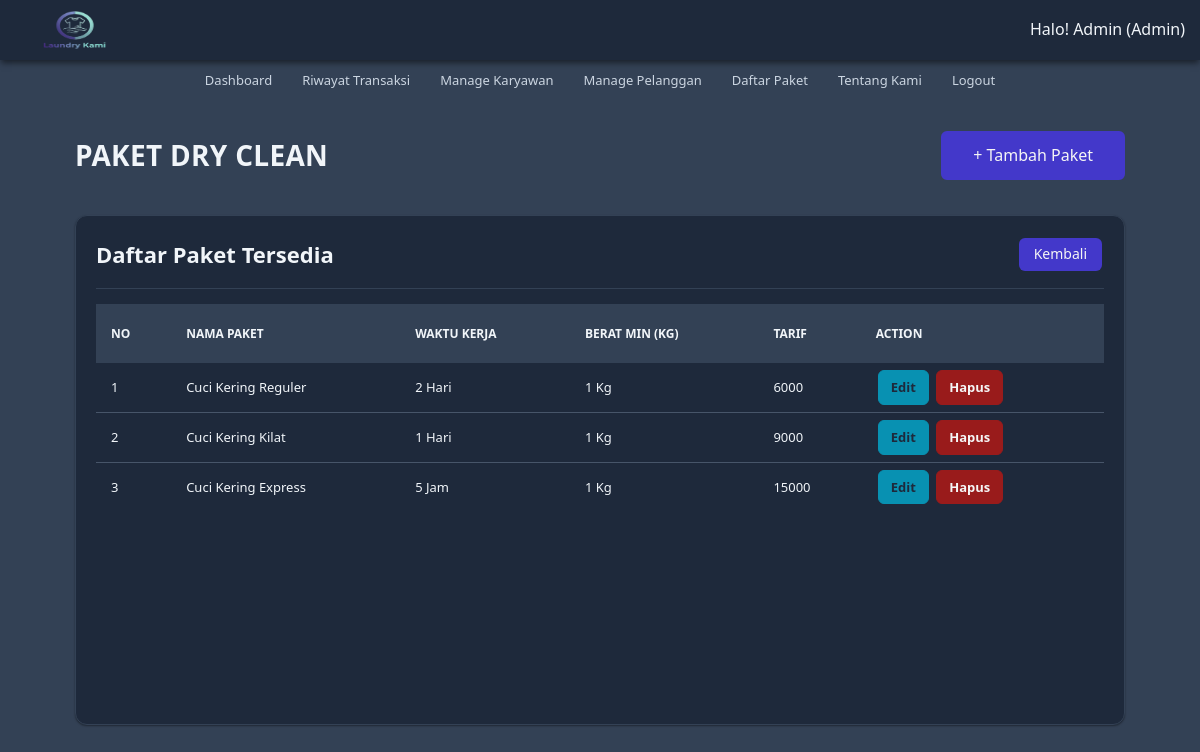
The page /paket/pkt_dc/pkt_dc.php (signed in) on the database its author committed.
### tables this page shows
CREATE TABLE `tb_dry_clean` (
  `id_dc` int(11) NOT NULL AUTO_INCREMENT,
  `nama_paket_dc` varchar(100) NOT NULL,
  `waktu_kerja_dc` varchar(20) NOT NULL,
  `kuantitas_dc` int(11) NOT NULL,
  `tarif_dc` int(11) NOT NULL,
  PRIMARY KEY (`id_dc`)
);

### src/_functions.php (called while the page is built, shortened)
<?php
$host = "db";
$user = "user_db";
$pass = "password_db";
$db = "laundry_app";
$koneksi = mysqli_connect($host, $user, $pass, $db);
function url($path = '')
{
    $protocol = (!empty($_SERVER['HTTPS']) && $_SERVER['HTTPS'] !== 'off') ? "https" : "http";
    $host = $_SERVER['HTTP_HOST'];
    $base_url = $protocol . '://' . $host . '/';
    return $base_url . ltrim($path, '/');
}
function query($query)
{
    global $koneksi;
    $result = mysqli_query($koneksi, $query);
    $rows = [];
    while ($row = mysqli_fetch_assoc($result)) {
        $rows[] = $row;
    }
    return $rows;
}

### src/paket/pkt_dc/pkt_dc.php (the view)
<?php
require_once('../../_header.php');
$data_dc = query('SELECT * FROM tb_dry_clean');
?>
<div id="pkt_ck" class="main-content">
	<div class="container">
		<div class="baris">
			<div class="selamat-datang">
				<div class="col-header">
					<h2 class="judul-md">Paket Dry Clean</h2>
				</div>
				<div class="col-header txt-right">
					<a href="<?= url('paket/pkt_dc/tambah.php') ?>" class="btn-lg bg-primary" style="color: whitesmoke;">+ Tambah Paket</a>
				</div>
			</div>
		</div>
		<div class="baris">
			<div class="col">
				<div class="card">
					<div class="card-title card-flex">
						<div class="card-col">
							<h2>Daftar Paket Tersedia</h2>
						</div>
						<div class="card-col txt-right">
							<a href="<?= url('paket/paket.php') ?>" class="btn-xs bg-primary" style="color: whitesmoke;">Kembali</a>
						</div>
					</div>
					<div class="card-body">
						<div class="tabel-kontainer">
							<table class="tabel-transaksi">
								<thead>
									<tr>
										<th class="sticky">No</th>
										<th class="sticky">Nama Paket</th>
										<th class="sticky">Waktu Kerja</th>
										<th class="sticky">Berat Min (Kg)</th>
										<th class="sticky">Tarif</th>
										<th class="sticky">Action</th>
									</tr>
								</thead>
								<tbody>
									<?php $no = 1; ?>
									<?php foreach ($data_dc as $dc) : ?>
										<tr>
											<td><?= $no ?></td>
											<td><?= $dc['nama_paket_dc'] ?></td>
											<td><?= $dc['waktu_kerja_dc'] ?></td>
											<td><?= $dc['kuantitas_dc'] . ' Kg' ?></td>
											<td><?= $dc['tarif_dc'] ?></td>
											<td>
												<a href="<?= url('paket/pkt_dc/edit.php') ?>?id_dc=<?= $dc['id_dc'] ?>" class="btn btn-edit">Edit</a>
												<a href="<?= url('paket/pkt_dc/hapus.php') ?>?id_dc=<?= $dc['id_dc'] ?>" onclick="return confirm('Yakin akan menghapus?');" class="btn btn-hapus">Hapus</a>
											</td>
										</tr>
										<?php $no++ ?>
									<?php endforeach; ?>
								</tbody>
							</table>
						</div>
					</div>
				</div>
			</div>
		</div>
	</div>
</div>

### rows shown on the page
tb_dry_clean: nama_paket_dc "Cuci Kering Reguler", waktu_kerja_dc "2 Hari", kuantitas_dc "1", tarif_dc "6000"
tb_dry_clean: nama_paket_dc "Cuci Kering Kilat", waktu_kerja_dc "1 Hari", kuantitas_dc "1", tarif_dc "9000"
tb_dry_clean: nama_paket_dc "Cuci Kering Express", waktu_kerja_dc "5 Jam", kuantitas_dc "1", tarif_dc "15000"

### other values the page prints
$user['nama'] "Admin"
$user['role'] "Admin"
